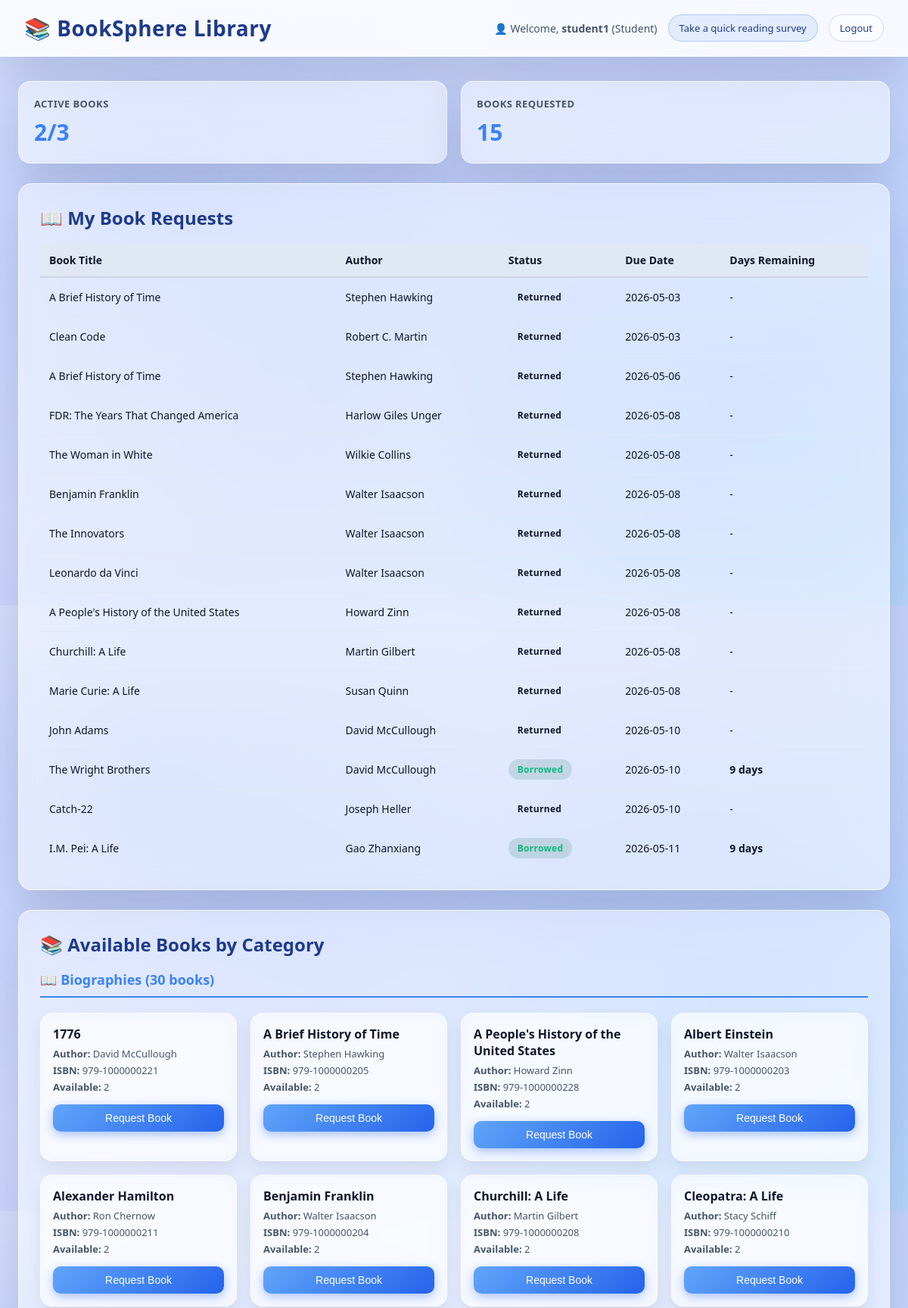
Screenshot of /student/dashboard (signed in, upper part) with the database file from the repository.
### library_app/models.py (models this page shows)
class User(UserMixin, db.Model):
    id = db.Column(db.Integer, primary_key=True)
    username = db.Column(db.String(80), unique=True, nullable=False)
    password = db.Column(db.String(200), nullable=False)
    role = db.Column(db.String(20), nullable=False)
    requests = db.relationship("BookRequest", backref="user", lazy=True, cascade="all, delete-orphan")

class BookRequest(db.Model):
    id = db.Column(db.Integer, primary_key=True)
    user_id = db.Column(db.Integer, db.ForeignKey("user.id"), nullable=False)
    book_id = db.Column(db.Integer, db.ForeignKey("book.id"), nullable=False)
    request_date = db.Column(db.DateTime, nullable=False, default=datetime.utcnow)
    status = db.Column(db.String(20), nullable=False, default="pending")
    due_date = db.Column(db.DateTime)
    def days_remaining(self):
        if self.due_date:
            remaining = self.due_date - datetime.utcnow()
            return max(0, remaining.days)
        return None
    def is_overdue(self):
        if self.due_date:
            return datetime.utcnow() > self.due_date
        return False

class Book(db.Model):
    id = db.Column(db.Integer, primary_key=True)
    title = db.Column(db.String(200), nullable=False)
    author = db.Column(db.String(200), nullable=False)
    isbn = db.Column(db.String(50), unique=True, nullable=False)
    category = db.Column(db.String(50), nullable=False, default="Others")
    available_count = db.Column(db.Integer, nullable=False, default=1)
    requests = db.relationship("BookRequest", backref="book", lazy=True, cascade="all, delete-orphan")

### library_app/web/routes.py (the view)
@web_bp.route("/student/dashboard")
@login_required
def student_dashboard():
    if current_user.role != "student":
        return redirect(url_for("web.index"))
    services = _services()
    requests_data = services["request_service"].get_user_requests(current_user.id)
    books_by_category = services["book_service"].get_available_books_grouped()
    active_requests_count = services["request_service"].count_active_requests(current_user.id)
    return render_template(
        "student_dashboard.html",
        requests=requests_data,
        books_by_category=books_by_category,
        active_requests_count=active_requests_count,
    )

### library_app/__init__.py (called while the page is built)
def create_app(config_object: object | None = None) -> Flask:
    load_dotenv()
    app = Flask(__name__, template_folder="../templates")
    app.config.from_object(Config)
    if config_object is not None:
        app.config.from_object(config_object)
    _configure_logging(app)
    app.wsgi_app = ProxyFix(app.wsgi_app, x_for=1, x_proto=1, x_host=1)
    db.init_app(app)
    login_manager.init_app(app)
    login_manager.login_view = "web.login"
    @login_manager.user_loader
    def load_user(user_id):
        return User.query.get(int(user_id))
    _maybe_init_db(app)
    _init_services(app)
    app.register_blueprint(web_bp)
    app.register_blueprint(api_bp)
    return app

### library_app/web/routes.py (called while the page is built)
def _services():
    return current_app.extensions["services"]

### services/book_service.py (called while the page is built)
    def get_available_books_grouped(self):
        books = Book.query.filter(Book.available_count > 0).all()
        return self._group_books(books)

    def _group_books(self, books):
        books_by_category = {}
        for book in books:
            books_by_category.setdefault(book.category, []).append(book)
        sorted_books = dict(sorted(books_by_category.items()))
        for category in sorted_books:
            sorted_books[category] = sorted(sorted_books[category], key=lambda b: b.title)
        return sorted_books

### services/request_service.py (called while the page is built)
    def get_user_requests(self, user_id):
        return BookRequest.query.filter_by(user_id=user_id).all()

    def count_active_requests(self, user_id):
        return BookRequest.query.filter_by(user_id=user_id, status='approved').count()

### templates/student_dashboard.html (shortened to what this page needs)
<!DOCTYPE html>
<html>
<head>
</head>
<body>
    <div class="navbar">
        <h1>📚 BookSphere Library</h1>
        <div class="navbar-right">
            <div class="user-info">👤 Welcome, <strong>{{ current_user.username }}</strong> (Student)</div>
            <a href="{{ url_for('web.survey') }}" class="nav-cta">Take a quick reading survey</a>
            <a href="{{ url_for('web.logout') }}" class="logout-btn">Logout</a>
        </div>
    </div>
    <div class="container">
        <div class="stats">
            <div class="stat-card">
                <h3>Active Books</h3>
                <div class="value">{{ active_requests_count }}/3</div>
            </div>
            <div class="stat-card">
                <h3>Books Requested</h3>
                <div class="value">{{ requests|length }}</div>
            </div>
        </div>
        <div class="section">
            <h2>📖 My Book Requests</h2>
            {% if requests %}
                <table class="requests-table">
                    <thead>
                        <tr>
                            <th>Book Title</th>
                            <th>Author</th>
                            <th>Status</th>
                            <th>Due Date</th>
                            <th>Days Remaining</th>
                        </tr>
                    </thead>
                    <tbody>
                        {% for req in requests %}
                            <tr>
                                <td>{{ req.book.title }}</td>
                                <td>{{ req.book.author }}</td>
                                <td>
                                    {% if req.status == 'pending' %}
                                        <span class="status-badge status-pending">Pending</span>
                                    {% elif req.status == 'approved' %}
                                        {% if req.is_overdue() %}
                                            <span class="status-badge status-overdue">⚠️ Overdue</span>
                                        {% else %}
                                            <span class="status-badge status-approved">Borrowed</span>
                                        {% endif %}
                                    {% else %}
                                        <span class="status-badge">Returned</span>
                                    {% endif %}
                                </td>
                                <td>{{ req.due_date.strftime('%Y-%m-%d') if req.due_date else '-' }}</td>
                                <td>
                                    {% if req.status == 'approved' %}
                                        {% if req.is_overdue() %}
                                            <strong style="color: red;">OVERDUE!</strong>
                                        {% else %}
                                            <strong>{{ req.days_remaining() }} days</strong>
                                        {% endif %}
                                    {% else %}
                                        -
                                    {% endif %}
                                </td>
                            </tr>
                        {% endfor %}
                    </tbody>
                </table>
            {% else %}
                <div class="empty-message">📭 No book requests yet. Browse available books below!</div>
            {% endif %}
        </div>
        <div class="section">
            <h2>📚 Available Books by Category</h2>
            {% if books_by_category %}
                {% for category, books in books_by_category.items() %}
                    <div style="margin-bottom: 40px;">
                        <h3 style="color: #3b82f6; margin-bottom: 20px; font-size: 18px; padding-bottom: 10px; border-bottom: 2px solid #3b82f6;">
                            📖 {{ category }} ({{ books|length }} books)
                        </h3>
                        <div class="books-grid">
                            {% for book in books %}
                                <div class="book-card">
                                    <h3>{{ book.title }}</h3>
                                    <p><strong>Author:</strong> {{ book.author }}</p>
                                    <p><strong>ISBN:</strong> {{ book.isbn }}</p>
                                    <p><strong>Available:</strong> {{ book.available_count }}</p>
                                    <form method="POST" action="{{ url_for('web.request_book', book_id=book.id) }}">
                                        <button type="submit" class="request-btn" {% if active_requests_count >= 3 %}disabled{% endif %}>
                                            Request Book
                                        </button>
                                    </form>
                                </div>
                            {% endfor %}
                        </div>
                    </div>
                {% endfor %}
            {% else %}
                <div class="empty-message">📪 No books available at the moment.</div>
            {% endif %}
        </div>
    </div>
</body>
</html>

### templates/student_dashboard.html (style rules this page uses)
:root { --ink: #0f172a; --muted: #475569; --paper: #ffffff; --paper-2: #f8fafc; --accent: #3b82f6; --accent-2: #60a5fa; --accent-3: #1e3a8a; --danger: #ef4444; --warning: #f59e0b; --success: #10b981; --shadow: 0 24px 60px rgba(15, 23, 42, 0.15); --glass: rgba(255, 255, 255, 0.5); --glass-strong: rgba(255, 255, 255, 0.85); --glass-border: rgba(255, 255, 255, 0.65); --glass-dark: rgba(30, 58, 138, 0.45); }
* { margin: 0; padding: 0; box-sizing: border-box; }
body { font-family: 'Segoe UI', Tahoma, Geneva, Verdana, sans-serif; background: radial-gradient(circle at 15% 30%, rgba(37, 99, 235, 0.15), transparent 40%), radial-gradient(circle at 85% 70%, rgba(59, 130, 246, 0.15), transparent 40%), radial-gradient(circle at 50% 50%, rgba(96, 165, 250, 0.1), transparent 60%), linear-gradient(135deg, #e0e7ff 0%, #c7d2fe 50%, #bfdbfe 100%); color: var(--ink); }
.navbar { background: rgba(255, 255, 255, 0.85); color: var(--accent-3); padding: 18px 32px; display: flex; justify-content: space-between; align-items: center; box-shadow: var(--shadow); backdrop-filter: blur(26px) saturate(1.2); -webkit-backdrop-filter: blur(26px) saturate(1.2); border-bottom: 1px solid rgba(255, 255, 255, 0.15); }
.navbar h1 { font-family: inherit; font-size: 28px; letter-spacing: 0.5px; }
.navbar-right { display: flex; align-items: center; gap: 14px; flex-wrap: wrap; }
.user-info { font-size: 14px; color: var(--muted); }
.nav-cta, .logout-btn { color: var(--accent-3); border: 1px solid rgba(30, 58, 138, 0.15); padding: 8px 14px; border-radius: 999px; cursor: pointer; text-decoration: none; font-size: 13px; transition: transform 0.2s ease, background 0.2s ease; background: rgba(255, 255, 255, 0.5); }
.nav-cta { background: rgba(59, 130, 246, 0.1); border-color: rgba(59, 130, 246, 0.3); }
.container { max-width: 1200px; margin: 32px auto 60px; padding: 0 24px; }
.section { background: var(--glass); padding: 28px; border-radius: 18px; margin-bottom: 26px; box-shadow: var(--shadow); animation: rise 0.6s ease both; backdrop-filter: blur(24px) saturate(1.2); -webkit-backdrop-filter: blur(24px) saturate(1.2); border: 1px solid var(--glass-border); }
.section h2 { font-family: inherit; color: var(--accent-3); margin-bottom: 18px; font-size: 24px; display: flex; align-items: center; gap: 10px; }
.stats { display: grid; grid-template-columns: repeat(auto-fit, minmax(200px, 1fr)); gap: 18px; margin-bottom: 26px; }
.stat-card { background: var(--glass); color: var(--accent-3); padding: 20px; border-radius: 16px; text-align: left; position: relative; overflow: hidden; box-shadow: var(--shadow); backdrop-filter: blur(20px) saturate(1.15); -webkit-backdrop-filter: blur(20px) saturate(1.15); border: 1px solid var(--glass-border); }
.stat-card::after { content: ''; position: absolute; inset: auto -40% -60% auto; width: 160px; height: 160px; background: rgba(59, 130, 246, 0.08); border-radius: 50%; }
.stat-card h3 { font-size: 13px; letter-spacing: 0.4px; text-transform: uppercase; margin-bottom: 8px; color: var(--muted); }
.stat-card .value { font-size: 30px; font-weight: 700; color: var(--accent); }
.books-grid { display: grid; grid-template-columns: repeat(auto-fill, minmax(240px, 1fr)); gap: 18px; }
.book-card { background: var(--glass); border: 1px solid var(--glass-border); border-radius: 16px; padding: 16px; transition: transform 0.2s, box-shadow 0.2s; box-shadow: 0 10px 20px rgba(24, 34, 26, 0.08); backdrop-filter: blur(10px); -webkit-backdrop-filter: blur(10px); }
.book-card h3 { font-size: 16px; margin-bottom: 6px; }
.book-card p { color: var(--muted); font-size: 13px; margin-bottom: 4px; }
.request-btn { width: 100%; padding: 10px; background: linear-gradient(135deg, #60a5fa 0%, #2563eb 100%); color: #ffffff; border: none; border-radius: 10px; cursor: pointer; font-size: 14px; margin-top: 10px; transition: transform 0.2s ease, box-shadow 0.2s ease; box-shadow: 0 4px 14px rgba(37, 99, 235, 0.39); }
.requests-table { width: 100%; border-collapse: collapse; font-size: 14px; }
.requests-table th { background: rgba(226, 232, 240, 0.7); padding: 12px; text-align: left; font-weight: 600; color: var(--ink); border-bottom: 2px solid #cbd5e1; }
.requests-table td { padding: 12px; border-bottom: 1px solid #e2e8f0; }
.status-badge { display: inline-flex; align-items: center; padding: 5px 12px; border-radius: 999px; font-size: 12px; font-weight: 600; letter-spacing: 0.3px; }
.status-approved { background: rgba(31, 107, 74, 0.15); color: var(--success); }

### rows the page displays
User: username "student1"
BookRequest: book "A Brief History of Time", book.author "Stephen Hawking", status "Returned", due_date "2026-05-03"
BookRequest: book "Clean Code", book.author "Robert C. Martin", status "Returned", due_date "2026-05-03"
BookRequest: book "A Brief History of Time", book.author "Stephen Hawking", status "Returned", due_date "2026-05-06"
BookRequest: book "FDR: The Years That Changed America", book.author "Harlow Giles Unger", status "Returned", due_date "2026-05-08"
BookRequest: book "The Woman in White", book.author "Wilkie Collins", status "Returned", due_date "2026-05-08"
BookRequest: book "Benjamin Franklin", book.author "Walter Isaacson", status "Returned", due_date "2026-05-08"
BookRequest: book "The Innovators", book.author "Walter Isaacson", status "Returned", due_date "2026-05-08"
BookRequest: book "Leonardo da Vinci", book.author "Walter Isaacson", status "Returned", due_date "2026-05-08"
BookRequest: book "A People's History of the United States", book.author "Howard Zinn", status "Returned", due_date "2026-05-08"
BookRequest: book "Churchill: A Life", book.author "Martin Gilbert", status "Returned", due_date "2026-05-08"
BookRequest: book "Marie Curie: A Life", book.author "Susan Quinn", status "Returned", due_date "2026-05-08"
BookRequest: book "John Adams", book.author "David McCullough", status "Returned", due_date "2026-05-10"
BookRequest: book "The Wright Brothers", book.author "David McCullough", status "Borrowed", due_date "2026-05-10", days_remaining "9"
BookRequest: book "Catch-22", book.author "Joseph Heller", status "Returned", due_date "2026-05-10"
BookRequest: book "I.M. Pei: A Life", book.author "Gao Zhanxiang", status "Borrowed", due_date "2026-05-11", days_remaining "9"
Book: category "Biographies", books "30"
Book: title "1776", author "David McCullough", isbn "979-1000000221", available_count "2"
Book: title "A Brief History of Time", author "Stephen Hawking", isbn "979-1000000205", available_count "2"
Book: title "A People's History of the United States", author "Howard Zinn", isbn "979-1000000228", available_count "2"
Book: title "Albert Einstein", author "Walter Isaacson", isbn "979-1000000203", available_count "2"
Book: title "Alexander Hamilton", author "Ron Chernow", isbn "979-1000000211", available_count "2"
Book: title "Benjamin Franklin", author "Walter Isaacson", isbn "979-1000000204", available_count "2"
Book: title "Churchill: A Life", author "Martin Gilbert", isbn "979-1000000208", available_count "2"
Book: title "Cleopatra: A Life", author "Stacy Schiff", isbn "979-1000000210", available_count "2"

### other values shown
{{ active_requests_count }} "2"
{{ requests|length }} "15"
